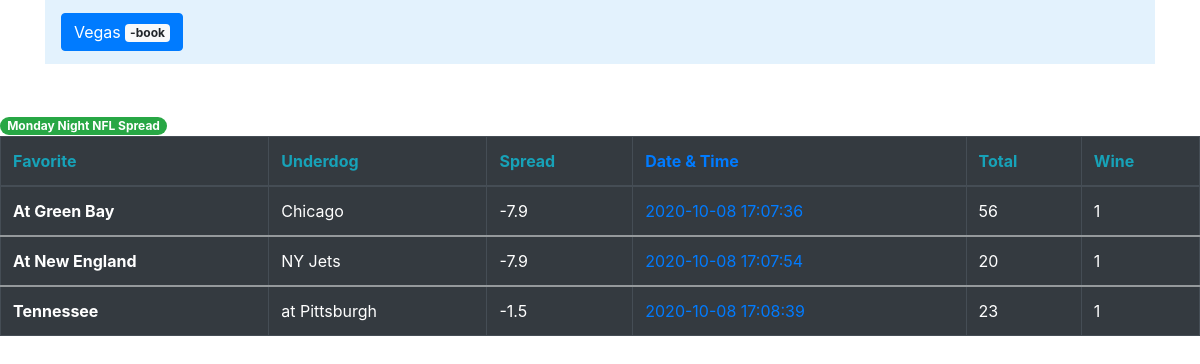
The app's page /mfootball/, older data.
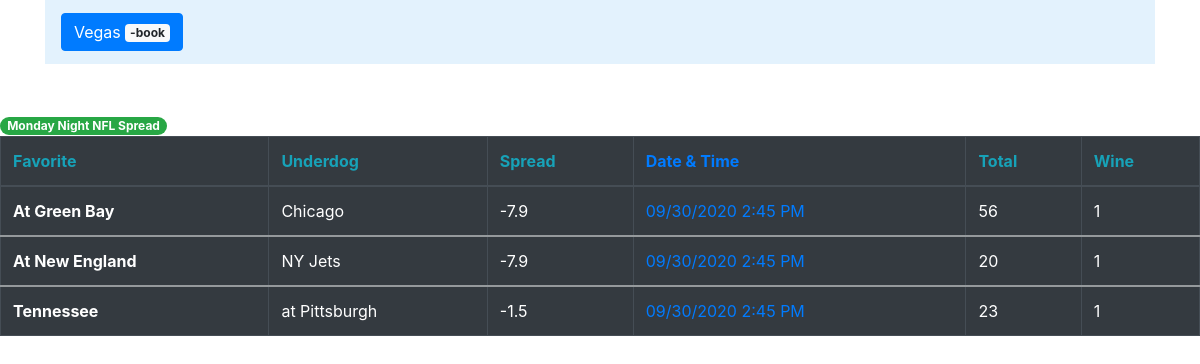
The same page, newer data.
### mfootball/models.py (models this page shows, shortened)
class Monday(models.Model):
    favorite = models.CharField(max_length=100)
    spread = models.CharField(max_length=100)
    underdog = models.CharField(max_length=100)
    list_total = models.CharField(max_length=100)
    win = models.CharField(max_length=100)
    is_published = models.BooleanField(default=True)
    list_data = models.CharField(max_length=100)

### mfootball/views.py (the view)
# urls.py: path('', views.home, name='about'),
def home(request):
    mondays = Monday.objects.all()
    return render(request, 'mfootball/mfootballs.html', {'mondays': mondays})

### mfootball/templates/mfootball/mfootballs.html (shortened to what this page needs)
{% extends 'vegasbook/base.html' %}
{% load static %}
{% block content %}
<table class="table table-hover table-bordered table-dark">
  <span class="badge badge-pill badge-success">Monday Night NFL Spread</span>
  <thead>
    <tr>
      <th scope="col" class="text-info">Favorite</th>
      <th scope="col" class="text-info">Underdog</th>
      <th scope="col" class="text-info">Spread</th>
      <th scope="col" class="text-primary">Date & Time</th>
      <th scope="col" class="text-info">Total</th>
      <th scope="col" class="text-info">Wine</th>
    </tr>
  </thead>
  {% for monday in mondays %}
  <tbody>
    <tr>
      <th scope="row">{{ monday.favorite }}</th>
      <td>{{ monday.underdog }}</td>
      <td>{{ monday.spread }}</td>
      <td class="text-primary">{{ monday.list_data }}</td>
      <td>{{ monday.list_total }}</td>
      <td>{{ monday.win }}</td>
    </tr>
  </tbody>
  {% endfor %}
</table>
{% endblock %}

Row changes from the older to the newer data that the page shows:
changed Monday "At Green Bay": list_data "2020-10-08 17:07:36" → "09/30/2020 2:45 PM"
changed Monday "At New England": list_data "2020-10-08 17:07:54" → "09/30/2020 2:45 PM"
changed Monday "Tennessee": list_data "2020-10-08 17:08:39" → "09/30/2020 2:45 PM"
